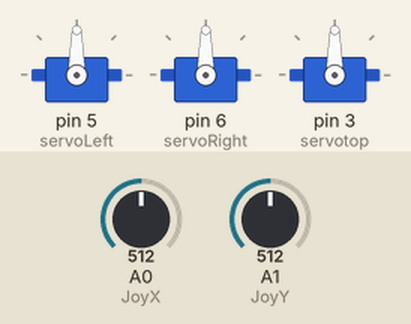
This sketch was run on a simulated Arduino Uno, built with avr-gcc and run on an emulated ATmega328P. Parts: 3 × servo. The inputs (shaded band) are chosen by the test bench; at power-on: A0 (JoyX) = 512, A1 (JoyY) = 512.

Above: at 1.2 s.
1.3 s: A0 (JoyX) set to 716
At 2.1 s:
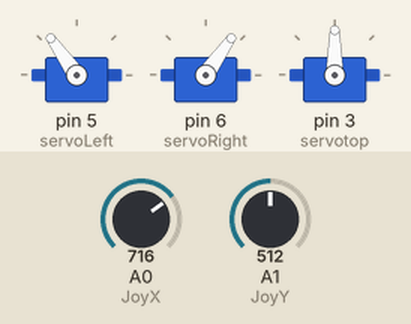
2.8 s: A1 (JoyY) set to 716
At 3.5 s:
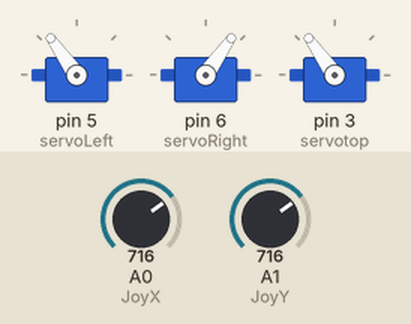
4.3 s: A0 (JoyX) set to 900
At 5.5 s:
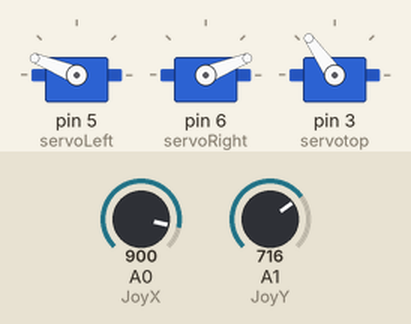
5.8 s: A1 (JoyY) set to 900
At 6.9 s:
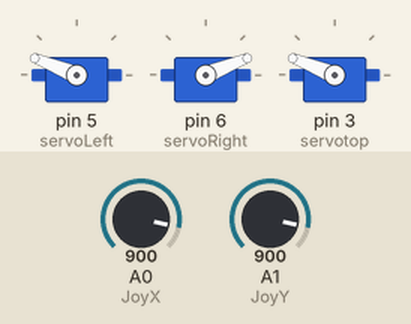
7.3 s: A0 (JoyX) set to 1023
At 7.8 s:
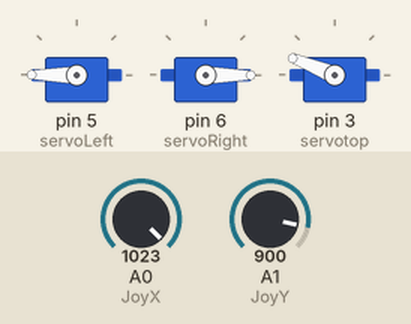
8.8 s: A1 (JoyY) set to 1023
At 9.2 s:
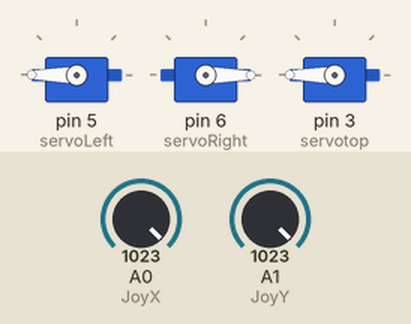
Timing chart, 0 to 11.3 s (numbered marks = the images above; inputs shaded):
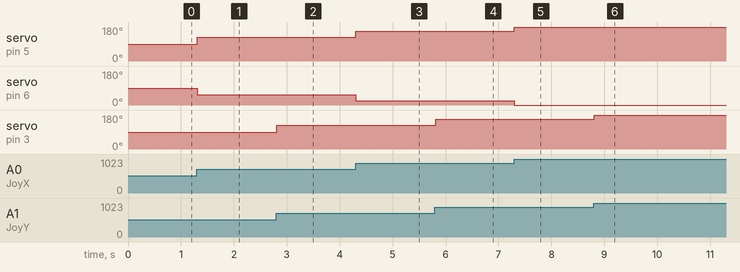

Measured:
- after the input at 1.3 s, servo on pin 5 (servoLeft): 90° → 125° at once; servo on pin 6 (servoRight): 90° → 55° at once
- after the input at 2.8 s, servo on pin 3 (servotop): 90° → 125° at once
- after the input at 4.3 s, servo on pin 5 (servoLeft): 125° → 158° at once; servo on pin 6 (servoRight): 55° → 22° at once
- after the input at 5.8 s, servo on pin 3 (servotop): 125° → 158° at once
- after the input at 7.3 s, servo on pin 5 (servoLeft): 158° → 180° at once; servo on pin 6 (servoRight): 22° → 0° at once
- after the input at 8.8 s, servo on pin 3 (servotop): 158° → 180° at once

The sketch:

sketch_jul17a.ino
```cpp
#include <Servo.h>

#include <Servo.h>

Servo servoLeft;          // Define left servo
Servo servoRight;
Servo servotop;
int JoyX = 0;
int JoyY = 1;
int Joyval;// Define right servo

void setup() {
  servoLeft.attach(5);  // Set left servo to digital pin 10
  servoRight.attach(6);
  servotop.attach(3);// Set right servo to digital pin 9
}

void loop() {            // Loop through motion tests
  Joyval = analogRead(JoyX);
  Joyval = map(Joyval,0,1023,0,180);
  servoLeft.write(Joyval);  // Set left servo to digital pin 10
  servoRight.write(180-Joyval);

  Joyval = analogRead(JoyY);
  Joyval = map(Joyval,0,1023,0,180);
  servotop.write(Joyval);  // Set left servo to digital pin 10
  delay(15);
}
```
